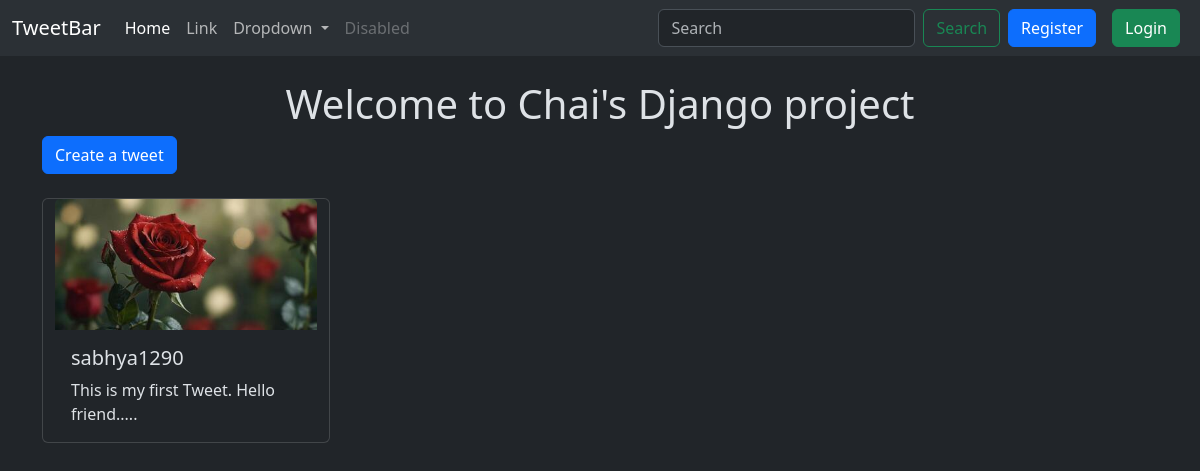
Page /tweet/ on the earlier database version.
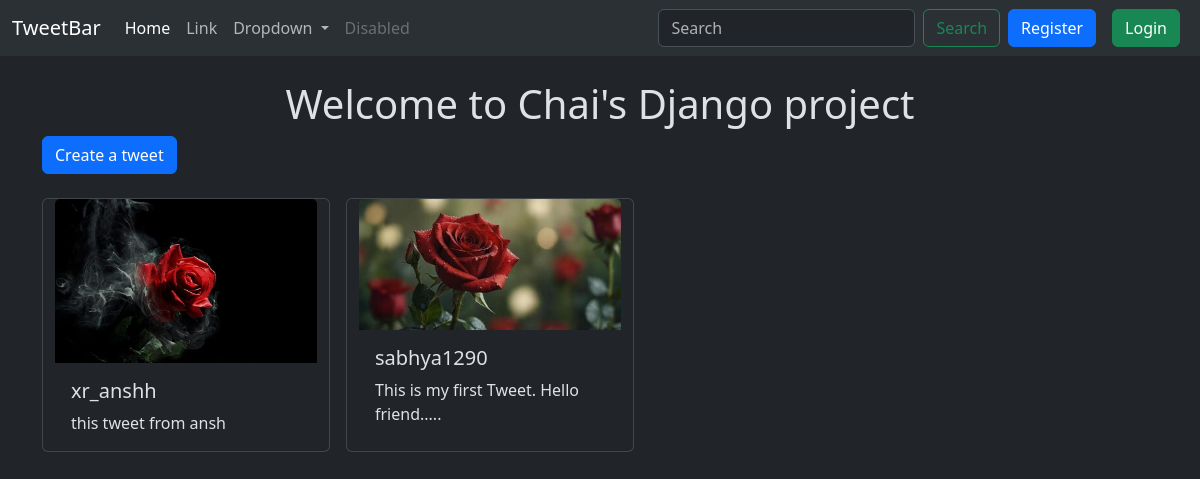
Same page on the later database version.
### tweet/models.py (models this page shows, shortened)
class Tweet(models.Model):
    user = models.ForeignKey(User, on_delete = models.CASCADE)
    text = models.TextField(max_length=240)
    photo = models.ImageField(upload_to='photos/', blank=True, null=True)
    created_at = models.DateTimeField(auto_now_add=True)
    updated_at = models.DateTimeField(auto_now=True)

### tweet/views.py (the view)
# urls.py: path('', views.tweet_list, name = 'tweet_list'),
def tweet_list(request):
    tweets = Tweet.objects.all().order_by('-created_at')
    return render(request, 'tweet_list.html', {'tweets': tweets})

### tweet/templates/tweet_list.html (shortened to what this page needs)
{% extends "base.html" %}
{% block content %}
<h1 class= "text-center mt-4"> Welcome to Chai's Django project</h1>
<a class="btn btn-primary mb-4" href="{% url 'tweet_create' %}">Create a tweet </a>
<div class="container row gap-3">
    {% for tweet in tweets %}
    <div class="card" style="width: 18rem;">
        <img src="{{tweet.photo.url}}" class="card-img-top" alt="...">
        <div class="card-body">
            <h5 class="card-title">{{tweet.user.username}}</h5>
            <p class="card-text">{{tweet.text}}</p>
        </div>
    </div>
    {% endfor %}
</div>
{% endblock %}

### templates/base.html (shortened to what this page needs)
{% load static %}
<!DOCTYPE html>
<html lang="en"  data-bs-theme="dark">
<head>
    <link href="https://cdn.jsdelivr.net/npm/bootstrap@5.3.6/dist/css/bootstrap.min.css" rel="stylesheet">
</head>
<body>
    <nav class="navbar navbar-expand-lg bg-body-tertiary">
      <div class="container-fluid">
        <a class="navbar-brand" href={% url 'tweet_list'%}>TweetBar</a>
        <div class="collapse navbar-collapse" id="navbarSupportedContent">
          <ul class="navbar-nav me-auto mb-2 mb-lg-0">
            <li class="nav-item">
              <a class="nav-link active" aria-current="page" href="{% url 'tweet_list'%}">Home</a>
            </li>
            <li class="nav-item">
              <a class="nav-link" href="#">Link</a>
            </li>
            <li class="nav-item dropdown">
              <a class="nav-link dropdown-toggle" href="#" role="button" data-bs-toggle="dropdown" aria-expanded="false">
                Dropdown
              </a>
            </li>
            <li class="nav-item">
              <a class="nav-link disabled" aria-disabled="true">Disabled</a>
            </li>
          </ul>
          <form class="d-flex" role="search">
            <input class="form-control me-2" type="search" placeholder="Search" aria-label="Search"/>
            <button class="btn btn-outline-success" type="submit">Search</button>
          </form>
          {% if user.is_authenticated %}
          <form method="post" action="{% url 'logout' %}">
            {% csrf_token %}
            <button class="btn btn-danger mx-2" type="submit">Logout</button>
          </form>
          {% else %}
          <a href="{% url 'register' %}" class="btn btn-primary mx-2">Register</a>
          <a href="{% url 'login' %}" class="btn btn-success mx-2">Login</a>
          {% endif %}
        </div>
      </div>
    </nav>
    <div class='container'>
        {% block content %}
        {% endblock %}
    </div>
</body>
</html>

Differences in the rows shown:
added Tweet: photo (picture), user.username "xr_anshh", text "this tweet from ansh"
